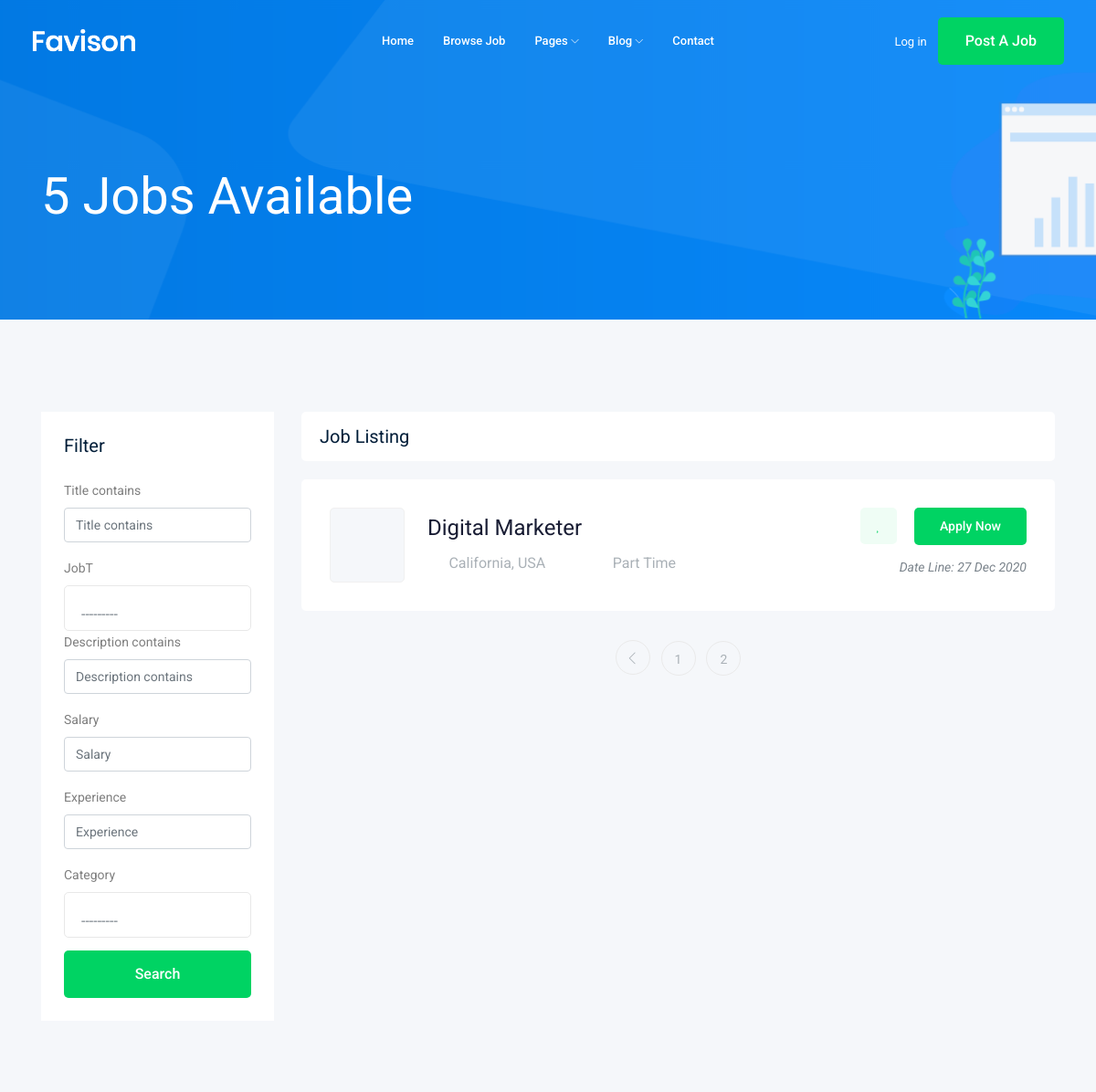
Before: /job/?page=2 (upper part) with the older database file.
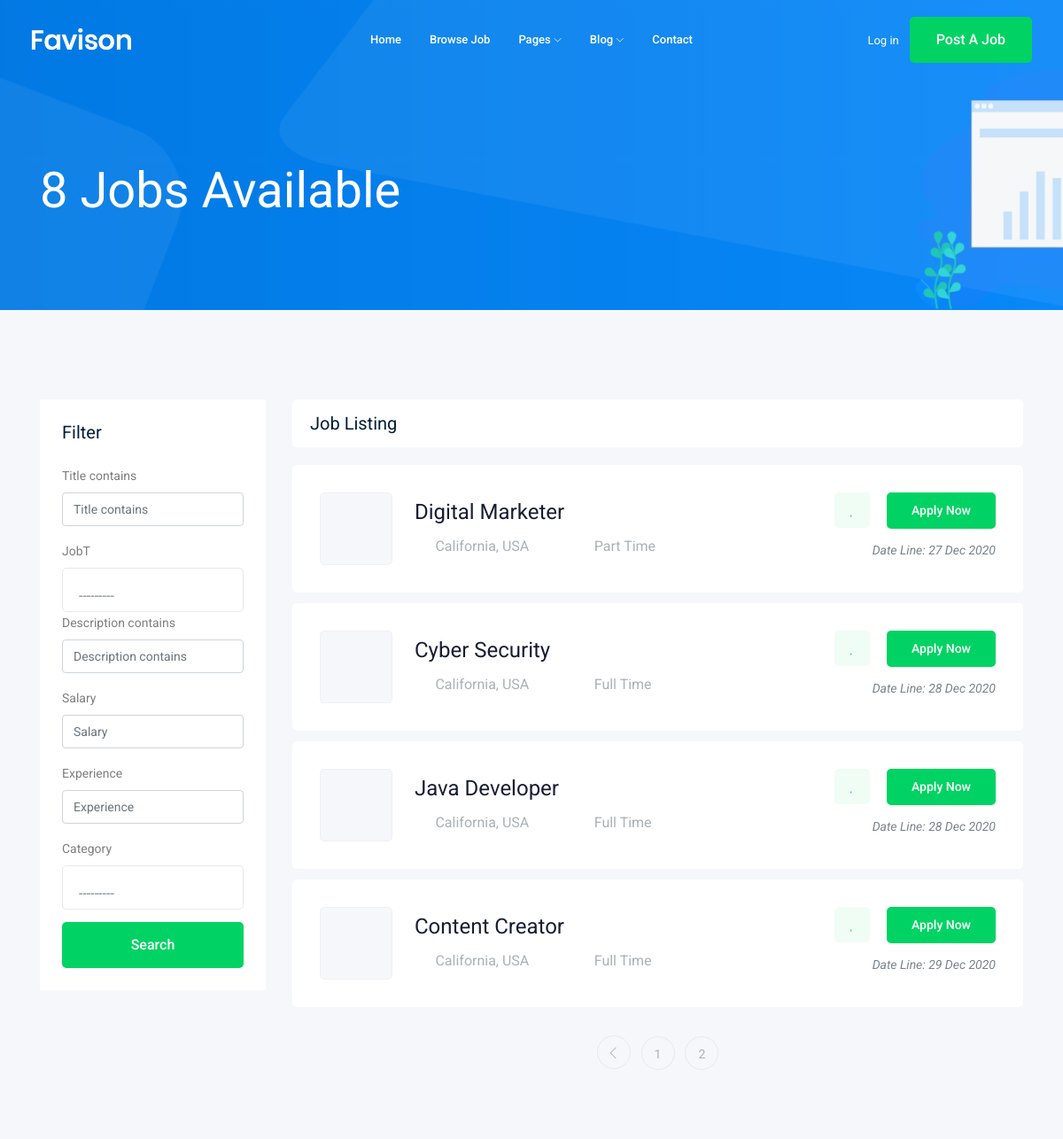
After: the same page with the newer database file.
### job/models.py (models this page shows, shortened)
class Job(models.Model):
    owner           = models.ForeignKey(User,related_name='job_owner', on_delete=models.CASCADE)
    title           = models.CharField(max_length=100,null=True)
    jobT            = models.CharField(max_length=15, choices=job_choices,null=True)
    description     = models.TextField(max_length=1000,null=True)
    date_Created    = models.DateTimeField(auto_now=True,null=True)
    open_positions  = models.IntegerField(default=1,null=True)
    salary          = models.IntegerField(default=0,null=True)
    experience      = models.IntegerField(default=0,null=True)
    category        = models.ForeignKey('Category', on_delete=models.CASCADE)
    images          = models.ImageField(upload_to=image_upload, null=True)
    slug            = models.SlugField(blank=True, null=True)

### job/views.py (the view)
# urls.py: path('', views.job_list, name="job_list"),
def job_list(request):
    job_list       = Job.objects.all()
    jobsNumber     = job_list.count()
    myFilter = JobFilter(request.GET, queryset=job_list)
    job_list = myFilter.qs
    paginator = Paginator(job_list, 4) # Show 5 contacts per page.
    page_number = request.GET.get('page')
    page_obj = paginator.get_page(page_number)
    context = {
        "jobs" : page_obj,
        "jobsNumber" : jobsNumber,
        "myFilter"   : myFilter,
    }
    return render(request, "job/job_list.html", context)

### job/models.py (called while the page is built)
    def __str__(self):
        return self.name

### job/templates/job/job_list.html (shortened to what this page needs)
{% extends 'job/main.html' %}
{% load bootstrap4 %}
    {% block body%}
    <div class="bradcam_area bradcam_bg_1">
        <div class="container">
            <div class="row">
                <div class="col-xl-12">
                    <div class="bradcam_text">
                        <h3>{{jobsNumber}} Jobs Available</h3>
                    </div>
                </div>
            </div>
        </div>
    </div>
    <div class="job_listing_area plus_padding">
        <div class="container">
            <div class="row">
                <div class="col-lg-3">
                    <div class="job_filter white-bg">
                        <div class="form_inner white-bg">
                            <h3>Filter</h3>
                            <form method="GET">
                                {% bootstrap_form myFilter.form %}
                                <br>
                                <br>
                                <input type="submit" value="search" class="boxed-btn3 w-100">
                            </form>
                        </div>
                    </div>
                </div>
                <div class="col-lg-9">
                    <div class="recent_joblist_wrap">
                        <div class="recent_joblist white-bg ">
                            <div class="row align-items-center">
                                <div class="col-md-6">
                                    <h4>Job Listing</h4>
                                </div>
                                <div class="col-md-6">
                                </div>
                            </div>
                        </div>
                    </div>
                    <div class="job_lists m-0">
                        <div class="row">
                            {% for job in jobs %}
                            <div class="col-lg-12 col-md-12">
                                <div class="single_jobs white-bg d-flex justify-content-between">
                                    <div class="jobs_left d-flex align-items-center">
                                        <div class="thumb">
                                        </div>
                                        <div class="jobs_conetent">
                                            <a href="{% url 'jobs:job_detail' job.slug %}"><h4>{{job.title}}</h4></a>
                                            <div class="links_locat d-flex align-items-center">
                                                <div class="location">
                                                    <p> <i class="fa fa-map-marker"></i> California, USA</p>
                                                </div>
                                                <div class="location">
                                                    <p> <i class="fa fa-clock-o"></i> {{job.jobT}}</p>
                                                </div>
                                            </div>
                                        </div>
                                    </div>
                                    <div class="jobs_right">
                                        <div class="apply_now">
                                            <a class="heart_mark" href="#"> <i class="fa fa-heart"></i> </a>
                                            <a href="{% url 'jobs:job_detail' job.slug %}" class="boxed-btn3">Apply Now</a>
                                        </div>
                                        <div class="date">
                                            <p>Date Line: {{job.date_Created|date:'d M o'}}</p>
                                        </div>
                                    </div>
                                </div>
                            </div>
                            {% endfor %}
                        </div>
                        {% if jobs.has_other_pages%}
                        <div class="row">
                            <div class="col-lg-12">
                                <div class="pagination_wrap">
                                    <ul>
                                        {% if jobs.has_previous %}
                                            <li><a href="?page={{jobs.previous_page_number}}"> <i class="ti-angle-left"></i> </a></li>
                                        {% endif %}
                                        {% for i in jobs.paginator.page_range%}
                                            <li><a href="?page={{i}}"><span>{{i}}</span></a></li>
                                        {% endfor %}
                                    </ul>
                                </div>
                            </div>
                        </div>
                        {% endif %}
                    </div>
                </div>
            </div>
        </div>
    </div>
    {% endblock %}

### job/templates/job/main.html (shortened to what this page needs)
{% load static %}
<!doctype html>
<html class="no-js" lang="zxx">
<head>
    <link rel="stylesheet" href="{% static 'css/bootstrap.min.css' %}">
    <link rel="stylesheet" href="{% static 'css/owl.carousel.min.css' %}" >
    <link rel="stylesheet" href="{% static 'css/magnific-popup.css' %}" >
    <link rel="stylesheet" href="{% static 'css/font-awesome.min.css' %}" >
    <link rel="stylesheet" href="{% static 'css/themify-icons.css' %}" >
    <link rel="stylesheet" href="{% static 'css/nice-select.css' %}" >
    <link rel="stylesheet" href="{% static 'css/flaticon.css' %}" >
    <link rel="stylesheet" href="{% static 'css/gijgo.css' %}" >
    <link rel="stylesheet" href="{% static 'css/animate.min.css' %}" >
    <link rel="stylesheet" href="{% static 'css/slicknav.css' %}" >
    <link rel="stylesheet" href="{% static 'css/style.css' %}">
</head>
<body>
    <header>
        <div class="header-area ">
            <div id="sticky-header" class="main-header-area">
                <div class="container-fluid ">
                    <div class="header_bottom_border">
                        <div class="row align-items-center">
                            <div class="col-xl-3 col-lg-2">
                                <div class="logo">
                                    <a href="index.html">
                                        <img src="img/logo.png" alt="">
                                    </a>
                                </div>
                            </div>
                            <div class="col-xl-6 col-lg-7">
                                <div class="main-menu  d-none d-lg-block">
                                    <nav>
                                        <ul id="navigation">
                                            <li><a href="index.html">home</a></li>
                                            <li><a href="jobs.html">Browse Job</a></li>
                                            <li><a href="#">pages <i class="ti-angle-down"></i></a>
                                            </li>
                                            <li><a href="#">blog <i class="ti-angle-down"></i></a>
                                            </li>
                                            <li><a href="contact.html">Contact</a></li>
                                        </ul>
                                    </nav>
                                </div>
                            </div>
                            <div class="col-xl-3 col-lg-3 d-none d-lg-block">
                                <div class="Appointment">
                                    <div class="phone_num d-none d-xl-block">
                                        <a href="#">Log in</a>
                                    </div>
                                    <div class="d-none d-lg-block">
                                        <a class="boxed-btn3" href="#">Post a Job</a>
                                    </div>
                                </div>
                            </div>
                            <div class="col-12">
                            </div>
                        </div>
                    </div>
                </div>
            </div>
        </div>
    </header>
    {% block body %}
    {% endblock %}
</body>
</html>

Changed rows visible on the page:
added Job: title "Cyber Security", jobT "Full Time", date_Created "28 Dec 2020"
added Job: title "Java Developer", jobT "Full Time", date_Created "28 Dec 2020"
added Job: title "Content Creator", jobT "Full Time", date_Created "29 Dec 2020"
Other visible differences:
{{ jobsNumber }}: "5" → "8"
